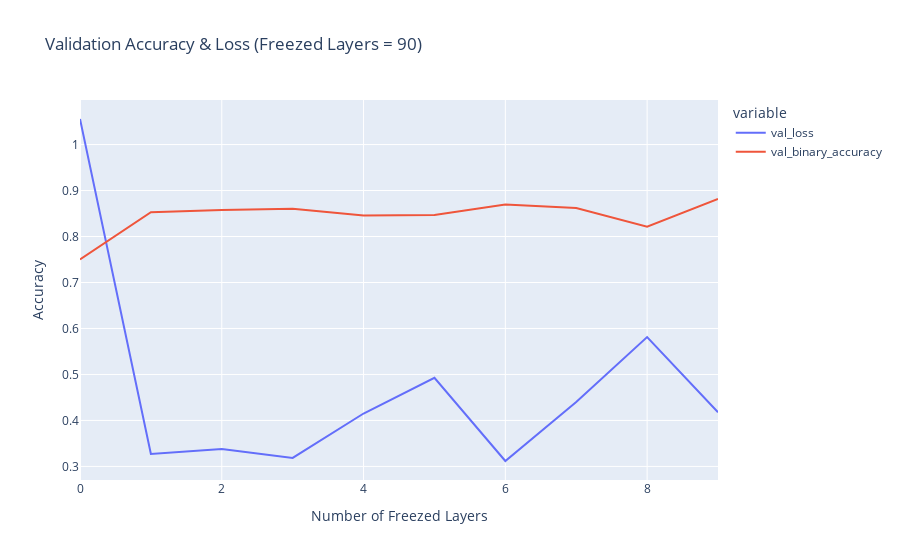

Write notebook code for a chart like this one.
### Markdown cell above
Plotting accuracy and loss for the best optimum results achieved and that is for the freezed layers = 90 with the Validation Accuracy = 0.881818175315856 and the Validation Loss = 0.417837142944335. We can conclude that as we increase the epochs, our acuracy increases and the loass decreases.

### Code cell
df = getData()
df = df[df.freezed_layer == 90]
fig = px.line(
    df, 
    x='Epoch', 
    y=['val_loss','val_binary_accuracy'],
    title="Validation Accuracy & Loss (Freezed Layers = 90)"
).update_layout(xaxis_title="Number of Freezed Layers", yaxis_title="Accuracy")
fig.show()

### Figure 1 — Plotly figure (JSON) as saved in the notebook; plotly's stock layout.template omitted (floating-point values rounded to 4 significant figures)
{"data": [{"hovertemplate": "variable=val_loss<br>Epoch=%{x}<br>value=%{y}<extra></extra>", "legendgroup": "val_loss", "line": {"color": "#636efa", "dash": "solid"}, "marker": {"symbol": "circle"}, "mode": "lines", "name": "val_loss", "orientation": "v", "showlegend": true, "type": "scatter", "x": [0, 1, 2, 3, 4, 5, 6, 7, 8, 9], "xaxis": "x", "y": [1.056, 0.3271, 0.3382, 0.3186, 0.4151, 0.4926, 0.3118, 0.4399, 0.5814, 0.4178], "yaxis": "y"}, {"hovertemplate": "variable=val_binary_accuracy<br>Epoch=%{x}<br>value=%{y}<extra></extra>", "legendgroup": "val_binary_accuracy", "line": {"color": "#EF553B", "dash": "solid"}, "marker": {"symbol": "circle"}, "mode": "lines", "name": "val_binary_accuracy", "orientation": "v", "showlegend": true, "type": "scatter", "x": [0, 1, 2, 3, 4, 5, 6, 7, 8, 9], "xaxis": "x", "y": [0.75, 0.853, 0.8576, 0.8606, 0.8455, 0.847, 0.8697, 0.8621, 0.8212, 0.8818], "yaxis": "y"}], "layout": {"legend": {"title": {"text": "variable"}, "tracegroupgap": 0}, "title": {"text": "Validation Accuracy & Loss (Freezed Layers = 90)"}, "xaxis": {"anchor": "y", "domain": [0, 1], "title": {"text": "Number of Freezed Layers"}}, "yaxis": {"anchor": "x", "domain": [0, 1], "title": {"text": "Accuracy"}}}}
